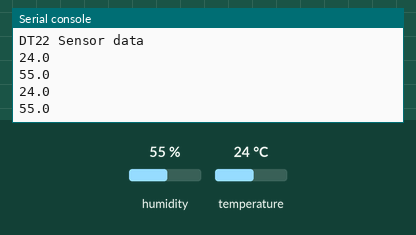
This program was run on a simulated ESP32 board running MicroPython. Shown: the last lines printed to the serial console. Inputs (shaded band) come from the test bench; at power-on: humidity 55 %, temperature 24 °C.

Above: at 1.2 s.
1.3 s: humidity set to 22 %
At 2.6 s:
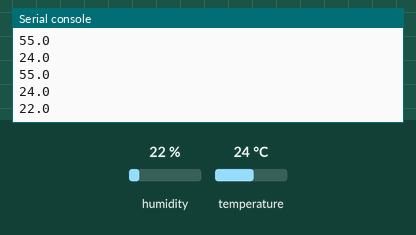
2.8 s: temperature set to 12 °C
At 3.7 s:
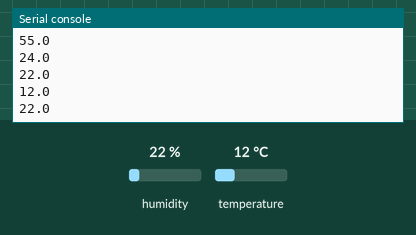
4.3 s: humidity set to 40 %
At 5.7 s:
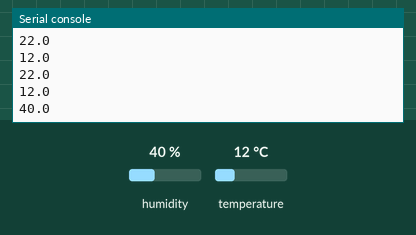
Timing chart, 0 to 7.3 s (numbered marks = the images above; inputs shaded):
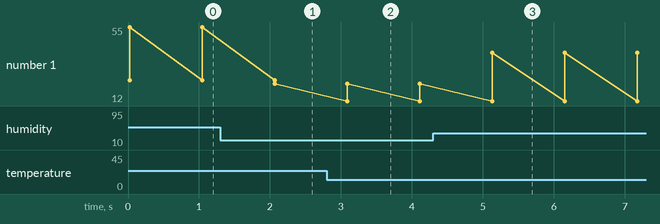

Measured:
- after the input at 1.3 s, the serial console: prints a new line after 0.77 s (image 1)
- after the input at 2.8 s, the serial console: prints a new line after 0.29 s (image 2)
- after the input at 4.3 s, the serial console: prints a new line after 0.84 s (image 3)
- plotted number 1: 22 → 40 after the input at 4.3 s

The program:

DHT22.py
```python
from machine import Pin
from time import sleep
import dht

dataPin = Pin(2,Pin.IN,Pin.PULL_UP)
sensor = dht.DHT22(dataPin)
print('DT22 Sensor data')
while True:
    sensor.measure()
    tempC=sensor.temperature()
    hum=sensor.humidity()
    print(tempC)
    print(hum)
    sleep(1)
```
